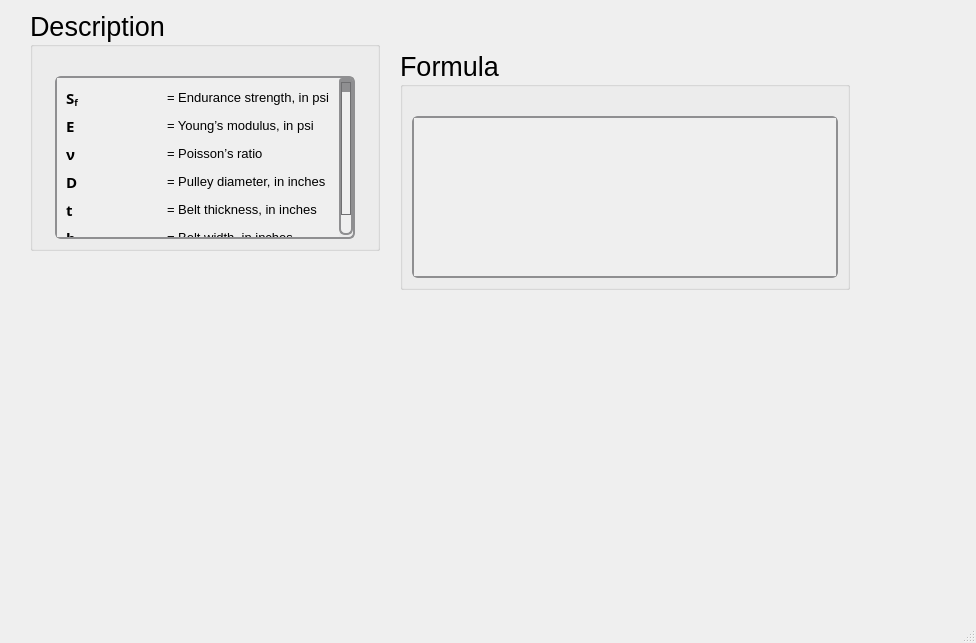
<?xml version="1.0" encoding="UTF-8"?>
<ui version="4.0">
 <class>MainWindow</class>
 <widget class="QMainWindow" name="MainWindow">
  <property name="geometry">
   <rect>
    <x>0</x>
    <y>0</y>
    <width>976</width>
    <height>643</height>
   </rect>
  </property>
  <property name="windowTitle">
   <string>MainWindow</string>
  </property>
  <widget class="QWidget" name="centralwidget">
   <widget class="QGroupBox" name="groupBox_122">
    <property name="geometry">
     <rect>
      <x>30</x>
      <y>10</y>
      <width>350</width>
      <height>241</height>
     </rect>
    </property>
    <property name="sizePolicy">
     <sizepolicy hsizetype="Minimum" vsizetype="Minimum">
      <horstretch>0</horstretch>
      <verstretch>0</verstretch>
     </sizepolicy>
    </property>
    <property name="minimumSize">
     <size>
      <width>350</width>
      <height>0</height>
     </size>
    </property>
    <property name="maximumSize">
     <size>
      <width>350</width>
      <height>241</height>
     </size>
    </property>
    <property name="font">
     <font>
      <family>Segoe UI</family>
      <pointsize>20</pointsize>
      <weight>50</weight>
      <italic>false</italic>
      <bold>false</bold>
     </font>
    </property>
    <property name="title">
     <string>Description</string>
    </property>
    <layout class="QGridLayout" name="gridLayout_251">
     <item row="0" column="0">
      <spacer name="verticalSpacer_122">
       <property name="orientation">
        <enum>Qt::Vertical</enum>
       </property>
       <property name="sizeType">
        <enum>QSizePolicy::Fixed</enum>
       </property>
       <property name="sizeHint" stdset="0">
        <size>
         <width>20</width>
         <height>20</height>
        </size>
       </property>
      </spacer>
     </item>
     <item row="1" column="0">
      <widget class="QScrollArea" name="scrollArea_40">
       <property name="sizePolicy">
        <sizepolicy hsizetype="Minimum" vsizetype="Minimum">
         <horstretch>0</horstretch>
         <verstretch>0</verstretch>
        </sizepolicy>
       </property>
       <property name="maximumSize">
        <size>
         <width>300</width>
         <height>361</height>
        </size>
       </property>
       <property name="font">
        <font>
         <family>Segoe UI</family>
         <pointsize>15</pointsize>
         <weight>50</weight>
         <italic>false</italic>
         <bold>false</bold>
        </font>
       </property>
       <property name="styleSheet">
        <string notr="true">QScrollArea {
    background: qlineargradient(x1:0, y1:0, x2:0, y2:1,
                               stop:0 #f6f7fa, stop:1 #dadbde);
    border: 2px solid #8f8f91;
    border-radius: 6px;
}

QScrollArea QScrollBar:vertical, QScrollArea QScrollBar:horizontal {
    background: qlineargradient(x1:0, y1:0, x2:0, y2:1,
                               stop:0 #f6f7fa, stop:1 #dadbde);
    border: 2px solid #8f8f91;
    border-radius: 6px;
    width: 14px;
    height: 14px;
    margin: 2px 0 2px 0;
}

/* Completely remove the bottom button of the vertical scrollbar */
QScrollArea QScrollBar::add-line:vertical {
    height: 0px;
    width: 0px;
    border: none;
    background: none;
    margin: 0px;
    padding: 0px;
}

QScrollArea QScrollBar::handle:vertical, QScrollArea QScrollBar::handle:horizontal {
    background: qlineargradient(x1:0, y1:0, x2:0, y2:1,
                               stop:0 #8f8f91, stop:1 #6f6f71);
    min-height: 20px;
    border-radius: 6px;
    border: 1px solid #6f6f71;
}

QScrollArea QScrollBar::handle:vertical:hover, QScrollArea QScrollBar::handle:horizontal:hover {
    background: qlineargradient(x1:0, y1:0, x2:0, y2:1,
                               stop:0 #6f6f71, stop:1 #4f4f51);
    border: 1px solid #4f4f51;
}

QScrollArea QScrollBar::sub-line:vertical, QScrollArea QScrollBar::add-line:horizontal, QScrollArea QScrollBar::sub-line:horizontal {
    background: #8f8f91;
    border: none;
    border-radius: 3px;
    height: 14px;
    width: 14px;
    subcontrol-origin: margin;
}

QScrollArea QScrollBar::sub-line:vertical:hover, QScrollArea QScrollBar::add-line:horizontal:hover, QScrollArea QScrollBar::sub-line:horizontal:hover {
    background: #6f6f71;
}

QScrollArea QScrollBar::add-page:vertical, QScrollArea QScrollBar::sub-page:vertical,
QScrollArea QScrollBar::add-page:horizontal, QScrollArea QScrollBar::sub-page:horizontal {
    background: transparent;
}
</string>
       </property>
       <property name="verticalScrollBarPolicy">
        <enum>Qt::ScrollBarAsNeeded</enum>
       </property>
       <property name="horizontalScrollBarPolicy">
        <enum>Qt::ScrollBarAsNeeded</enum>
       </property>
       <property name="widgetResizable">
        <bool>true</bool>
       </property>
       <widget class="QWidget" name="scrollAreaWidgetContents_40">
        <property name="geometry">
         <rect>
          <x>0</x>
          <y>0</y>
          <width>282</width>
          <height>180</height>
         </rect>
        </property>
        <layout class="QGridLayout" name="gridLayout_92">
         <item row="0" column="0">
          <widget class="QLabel" name="label_109">
           <property name="font">
            <font>
             <family>Segoe UI Variable Text Semibold</family>
             <pointsize>11</pointsize>
             <weight>75</weight>
             <bold>true</bold>
            </font>
           </property>
           <property name="text">
            <string>&lt;html&gt;&lt;head/&gt;&lt;body&gt;&lt;p&gt;S&lt;span style=&quot; vertical-align:sub;&quot;&gt;f&lt;/span&gt;&lt;/p&gt;&lt;/body&gt;&lt;/html&gt;</string>
           </property>
          </widget>
         </item>
         <item row="0" column="1">
          <widget class="QLabel" name="htext_471">
           <property name="font">
            <font>
             <family>MS Shell Dlg 2</family>
             <pointsize>10</pointsize>
            </font>
           </property>
           <property name="text">
            <string>&lt;html&gt;&lt;head/&gt;&lt;body&gt;&lt;p&gt;= Endurance strength, in psi&lt;/p&gt;&lt;/body&gt;&lt;/html&gt;</string>
           </property>
          </widget>
         </item>
         <item row="1" column="0">
          <widget class="QLabel" name="label_110">
           <property name="font">
            <font>
             <family>Segoe UI Variable Small Semibol</family>
             <pointsize>11</pointsize>
             <weight>75</weight>
             <bold>true</bold>
            </font>
           </property>
           <property name="text">
            <string>&lt;html&gt;&lt;head/&gt;&lt;body&gt;&lt;p&gt;E&lt;/p&gt;&lt;/body&gt;&lt;/html&gt;</string>
           </property>
          </widget>
         </item>
         <item row="1" column="1">
          <widget class="QLabel" name="htext_470">
           <property name="font">
            <font>
             <pointsize>10</pointsize>
            </font>
           </property>
           <property name="text">
            <string>&lt;html&gt;&lt;head/&gt;&lt;body&gt;&lt;p&gt;= Young’s modulus, in psi&lt;/p&gt;&lt;/body&gt;&lt;/html&gt;</string>
           </property>
          </widget>
         </item>
         <item row="2" column="0">
          <widget class="QLabel" name="label_111">
           <property name="font">
            <font>
             <family>Segoe UI Variable Small Semibol</family>
             <pointsize>11</pointsize>
             <weight>75</weight>
             <bold>true</bold>
            </font>
           </property>
           <property name="text">
            <string>ν</string>
           </property>
          </widget>
         </item>
         <item row="2" column="1">
          <widget class="QLabel" name="htext_472">
           <property name="font">
            <font>
             <family>MS Shell Dlg 2</family>
             <pointsize>10</pointsize>
             <weight>50</weight>
             <italic>false</italic>
             <bold>false</bold>
            </font>
           </property>
           <property name="text">
            <string>&lt;html&gt;&lt;head/&gt;&lt;body&gt;&lt;p&gt;= Poisson’s ratio&lt;/p&gt;&lt;/body&gt;&lt;/html&gt;</string>
           </property>
          </widget>
         </item>
         <item row="3" column="0">
          <widget class="QLabel" name="label_106">
           <property name="font">
            <font>
             <family>Segoe UI Variable Small Semibol</family>
             <pointsize>11</pointsize>
             <weight>75</weight>
             <bold>true</bold>
            </font>
           </property>
           <property name="text">
            <string>&lt;html&gt;&lt;head/&gt;&lt;body&gt;&lt;p&gt;D&lt;/p&gt;&lt;/body&gt;&lt;/html&gt;</string>
           </property>
          </widget>
         </item>
         <item row="3" column="1">
          <widget class="QLabel" name="htext_469">
           <property name="font">
            <font>
             <pointsize>10</pointsize>
            </font>
           </property>
           <property name="text">
            <string>&lt;html&gt;&lt;head/&gt;&lt;body&gt;&lt;p&gt;= Pulley diameter, in inches&lt;/p&gt;&lt;/body&gt;&lt;/html&gt;</string>
           </property>
          </widget>
         </item>
         <item row="4" column="0">
          <widget class="QLabel" name="label_108">
           <property name="font">
            <font>
             <family>Segoe UI Variable Small Semibol</family>
             <pointsize>11</pointsize>
             <weight>75</weight>
             <bold>true</bold>
            </font>
           </property>
           <property name="text">
            <string>&lt;html&gt;&lt;head/&gt;&lt;body&gt;&lt;p&gt;t&lt;/p&gt;&lt;/body&gt;&lt;/html&gt;</string>
           </property>
          </widget>
         </item>
         <item row="4" column="1">
          <widget class="QLabel" name="htext_473">
           <property name="font">
            <font>
             <pointsize>10</pointsize>
            </font>
           </property>
           <property name="text">
            <string>&lt;html&gt;&lt;head/&gt;&lt;body&gt;&lt;p&gt;= Belt thickness, in inches&lt;/p&gt;&lt;/body&gt;&lt;/html&gt;</string>
           </property>
          </widget>
         </item>
         <item row="5" column="0">
          <widget class="QLabel" name="label_107">
           <property name="font">
            <font>
             <family>Segoe UI Variable Text Semibold</family>
             <pointsize>11</pointsize>
             <weight>75</weight>
             <bold>true</bold>
            </font>
           </property>
           <property name="text">
            <string>&lt;html&gt;&lt;head/&gt;&lt;body&gt;&lt;p&gt;b&lt;/p&gt;&lt;/body&gt;&lt;/html&gt;</string>
           </property>
          </widget>
         </item>
         <item row="5" column="1">
          <widget class="QLabel" name="htext_474">
           <property name="font">
            <font>
             <family>MS Shell Dlg 2</family>
             <pointsize>10</pointsize>
            </font>
           </property>
           <property name="text">
            <string>&lt;html&gt;&lt;head/&gt;&lt;body&gt;&lt;p&gt;= Belt width, in inches&lt;/p&gt;&lt;/body&gt;&lt;/html&gt;</string>
           </property>
          </widget>
         </item>
        </layout>
       </widget>
      </widget>
     </item>
    </layout>
   </widget>
   <widget class="QGroupBox" name="groupBox_121">
    <property name="geometry">
     <rect>
      <x>400</x>
      <y>50</y>
      <width>450</width>
      <height>240</height>
     </rect>
    </property>
    <property name="sizePolicy">
     <sizepolicy hsizetype="Minimum" vsizetype="Minimum">
      <horstretch>0</horstretch>
      <verstretch>0</verstretch>
     </sizepolicy>
    </property>
    <property name="minimumSize">
     <size>
      <width>450</width>
      <height>0</height>
     </size>
    </property>
    <property name="maximumSize">
     <size>
      <width>450</width>
      <height>241</height>
     </size>
    </property>
    <property name="font">
     <font>
      <family>Segoe UI</family>
      <pointsize>20</pointsize>
      <weight>50</weight>
      <italic>false</italic>
      <bold>false</bold>
     </font>
    </property>
    <property name="title">
     <string>Formula</string>
    </property>
    <layout class="QGridLayout" name="gridLayout_249">
     <item row="1" column="0">
      <widget class="QScrollArea" name="scrollArea_39">
       <property name="sizePolicy">
        <sizepolicy hsizetype="Minimum" vsizetype="Minimum">
         <horstretch>0</horstretch>
         <verstretch>0</verstretch>
        </sizepolicy>
       </property>
       <property name="font">
        <font>
         <family>Segoe UI</family>
         <pointsize>15</pointsize>
         <weight>50</weight>
         <italic>false</italic>
         <bold>false</bold>
        </font>
       </property>
       <property name="styleSheet">
        <string notr="true">QScrollArea {
    background: qlineargradient(x1:0, y1:0, x2:0, y2:1,
                               stop:0 #f6f7fa, stop:1 #dadbde);
    border: 2px solid #8f8f91;
    border-radius: 6px;
}

QScrollArea QScrollBar:vertical, QScrollArea QScrollBar:horizontal {
    background: qlineargradient(x1:0, y1:0, x2:0, y2:1,
                               stop:0 #f6f7fa, stop:1 #dadbde);
    border: 2px solid #8f8f91;
    border-radius: 6px;
    width: 14px;
    height: 14px;
    margin: 2px 0 2px 0;
}

/* Completely remove the bottom button of the vertical scrollbar */
QScrollArea QScrollBar::add-line:vertical {
    height: 0px;
    width: 0px;
    border: none;
    background: none;
    margin: 0px;
    padding: 0px;
}

QScrollArea QScrollBar::handle:vertical, QScrollArea QScrollBar::handle:horizontal {
    background: qlineargradient(x1:0, y1:0, x2:0, y2:1,
                               stop:0 #8f8f91, stop:1 #6f6f71);
    min-height: 20px;
    border-radius: 6px;
    border: 1px solid #6f6f71;
}

QScrollArea QScrollBar::handle:vertical:hover, QScrollArea QScrollBar::handle:horizontal:hover {
    background: qlineargradient(x1:0, y1:0, x2:0, y2:1,
                               stop:0 #6f6f71, stop:1 #4f4f51);
    border: 1px solid #4f4f51;
}

QScrollArea QScrollBar::sub-line:vertical, QScrollArea QScrollBar::add-line:horizontal, QScrollArea QScrollBar::sub-line:horizontal {
    background: #8f8f91;
    border: none;
    border-radius: 3px;
    height: 14px;
    width: 14px;
    subcontrol-origin: margin;
}

QScrollArea QScrollBar::sub-line:vertical:hover, QScrollArea QScrollBar::add-line:horizontal:hover, QScrollArea QScrollBar::sub-line:horizontal:hover {
    background: #6f6f71;
}

QScrollArea QScrollBar::add-page:vertical, QScrollArea QScrollBar::sub-page:vertical,
QScrollArea QScrollBar::add-page:horizontal, QScrollArea QScrollBar::sub-page:horizontal {
    background: transparent;
}
</string>
       </property>
       <property name="verticalScrollBarPolicy">
        <enum>Qt::ScrollBarAsNeeded</enum>
       </property>
       <property name="widgetResizable">
        <bool>true</bool>
       </property>
       <widget class="QWidget" name="scrollAreaWidgetContents_39">
        <property name="geometry">
         <rect>
          <x>0</x>
          <y>0</y>
          <width>422</width>
          <height>146</height>
         </rect>
        </property>
        <layout class="QGridLayout" name="gridLayout_250">
         <item row="0" column="0">
          <widget class="QLabel" name="htext_466">
           <property name="font">
            <font>
             <family>MS Shell Dlg 2</family>
             <pointsize>11</pointsize>
             <weight>50</weight>
             <italic>false</italic>
             <bold>false</bold>
            </font>
           </property>
           <property name="text">
            <string>&lt;html&gt;&lt;head/&gt;&lt;body&gt;&lt;p&gt;&lt;img src=&quot;:/desc/images/f1ametalblt.png&quot;/&gt;&lt;/p&gt;&lt;/body&gt;&lt;/html&gt;</string>
           </property>
           <property name="scaledContents">
            <bool>true</bool>
           </property>
          </widget>
         </item>
        </layout>
       </widget>
      </widget>
     </item>
     <item row="0" column="0">
      <spacer name="verticalSpacer_121">
       <property name="orientation">
        <enum>Qt::Vertical</enum>
       </property>
       <property name="sizeType">
        <enum>QSizePolicy::Fixed</enum>
       </property>
       <property name="sizeHint" stdset="0">
        <size>
         <width>20</width>
         <height>20</height>
        </size>
       </property>
      </spacer>
     </item>
    </layout>
   </widget>
  </widget>
  <widget class="QMenuBar" name="menubar">
   <property name="geometry">
    <rect>
     <x>0</x>
     <y>0</y>
     <width>976</width>
     <height>24</height>
    </rect>
   </property>
  </widget>
  <widget class="QStatusBar" name="statusbar"/>
 </widget>
 <resources/>
 <connections/>
</ui>
